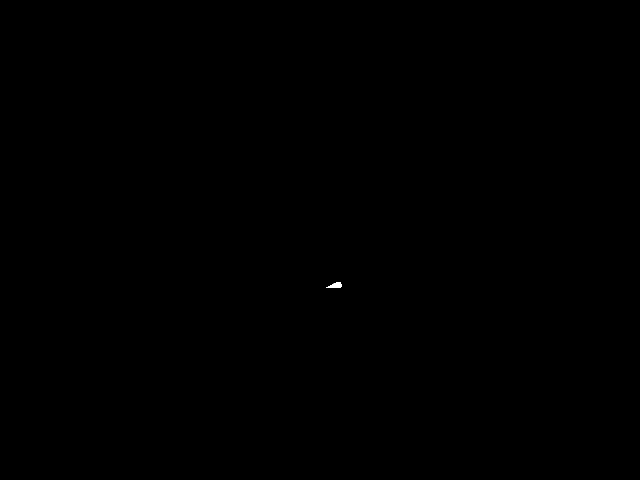
#> input picture image_task/image_preprocessing/test_data/0004.png, 1280 x 960 px (shown at 1/2 size); its folder holds only this picture in this run
$ python blue_binary.py
#> lines starting #> are read from the running program, lines starting #| are printed output that depends on the picture; after the words box and inside, x2 and y2 are one past the last pixel; in counts of white or black regions, pixels touching at a corner belong together
import cv2
import os
from itertools import combinations
import numpy as np
from math import atan2


# [26 lines left out: function kapur_threshold, not called in this run]


def _get_regions_entropy(hist, c_hist, thresholds):
    """Get the total entropy of regions for a given set of thresholds"""

    total_entropy = 0
    for i in range(len(thresholds) - 1):
        # Thresholds
        t1 = thresholds[i] + 1
        t2 = thresholds[i + 1]

        # print(thresholds, t1, t2)

        # Cumulative histogram
        hc_val = c_hist[t2] - c_hist[t1 - 1]

        # Normalized histogram
        h_val = hist[t1:t2 + 1] / hc_val if hc_val > 0 else 1

        # entropy
        entropy = -(h_val * np.log(h_val + (h_val <= 0))).sum()

        # Updating total entropy
        total_entropy += entropy

    return total_entropy


def _get_thresholds(hist, c_hist, nthrs):
    """Get the thresholds that maximize the entropy of the regions
    @param hist: The normalized histogram of the image
    @type hist: ndarray
    @param c_hist: The cummuative normalized histogram of the image
    @type c_hist: ndarray
    @param nthrs: The number of thresholds
    @type nthrs: int
    """
    # Thresholds combinations
    thr_combinations = combinations(range(255), nthrs)

    max_entropy = 0
    opt_thresholds = None

    # Extending histograms for convenience
    # hist = np.append([0], hist)
    c_hist = np.append(c_hist, [0])

    for thresholds in thr_combinations:
        # Extending thresholds for convenience
        e_thresholds = [-1]
        e_thresholds.extend(thresholds)
        e_thresholds.extend([len(hist) - 1])

        # Computing regions entropy for the current combination of thresholds
        regions_entropy = _get_regions_entropy(hist, c_hist, e_thresholds)

        if regions_entropy > max_entropy:
            max_entropy = regions_entropy
            opt_thresholds = thresholds

    return opt_thresholds


def kapur_multithreshold(image, nthrs):
    """ Runs the Kapur's multi-threshold algorithm.
    Reference:
    Kapur, J. N., P. K. Sahoo, and A. K. C.Wong. ‘‘A New Method for Gray-Level
    Picture Thresholding Using the Entropy of the Histogram,’’ Computer Vision,
    Graphics, and Image Processing 29, no. 3 (1985): 273–285.
    @param image: The input image
    @type image: ndarray
    @param nthrs: The number of thresholds
    @type nthrs: int
    @return: The estimated threshold
    @rtype: int
    """
    # Histogran
    hist, _ = np.histogram(image, bins=range(256), density=True)

    # Cumulative histogram
    c_hist = hist.cumsum()

    return _get_thresholds(hist, c_hist, nthrs)


# [52 lines left out: functions getOrientation, angle_f, not called in this run]


if __name__ == "__main__":

    """
    1. Kapur threshold finder
    2. Max area contours select
    3. Find Angle FCA points
    """

    base_path = os.path.abspath(os.path.dirname("__file__"))

    if not os.path.exists(os.path.join(base_path, 'after_processing')):
        os.makedirs(os.path.join(base_path, 'after_processing'))

    saver_path = os.path.join(base_path, 'after_processing')

    img_path = os.path.join(base_path, 'test_data')

    img_list = os.listdir(img_path)

    img_list = [file for file in img_list if file.endswith('.png')]


    for img_n in img_list:

        img = cv2.imread(os.path.join(img_path, img_n), cv2.IMREAD_COLOR)
#> img is the input picture: shape (960, 1280, 3); values 0 (black) and 1 (white), 0.02% white; 1 white region, box (x1, y1, x2, y2) and area: (652, 564, 683, 576) 239
        # cv2.IMREAD_COLOR: b, g, r
        h, w, c = img.shape
#> h = 960; w = 1280; c = 3

        blue = np.zeros((h, w, 1), dtype=np.float32)

        blue = img[:,:,0]

        x, y, w, h = 520, 520, 320, 180
        crop = blue[y : y+h, x : x+w]
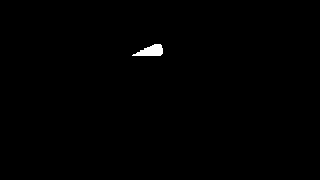
#> crop: shape (180, 320); values 0 (black) and 1 (white), 0.41% white; 1 white region, box (x1, y1, x2, y2) and area: (132, 44, 163, 56) 239

        threshold_value = kapur_multithreshold(crop, 2)
#> in kapur_multithreshold, `hist, _ = np.histogram(image, bins=range(256), density=True)`: hist = 255 values, max 0.996 at index 0, min 0 at index 2, mean 0.00392
#> in kapur_multithreshold, `c_hist = hist.cumsum()`: c_hist = 255 values from 0.996 to 1
#> in _get_thresholds, `c_hist = np.append(c_hist, [0])`: c_hist = 256 values, max 1 at index 1, min 0 at index 255, mean 0.996
#> the loop in _get_thresholds, `for thresholds in thr_combinations:` made 32385 passes
#> (regions_entropy, max_entropy) on pass 255: (0.0269, 0.0269)
#> max_entropy on pass 1: 9.21e-15
#> after the loop in _get_thresholds, `for thresholds in thr_combinations:`: max_entropy = 0.0269; opt_thresholds = (1, 2)
#> threshold_value = (1, 2)

        ret, final_image = cv2.threshold(crop, threshold_value[1], 255, cv2.THRESH_BINARY)
#> final_image: shape (180, 320); every value is 0
#> ret = 2

        contours, hierarchy = cv2.findContours(final_image, cv2.RETR_EXTERNAL, cv2.CHAIN_APPROX_NONE)
#> contours = []

        initial_contour_area = 0.0

        idx = 0

        for contour in contours:

            area = cv2.contourArea(contour)

            if area >= initial_contour_area:
                initial_contour_area = area
                best_contour = contour

            idx += 1
#> this loop made 0 passes
#> after the loop, idx = 0; initial_contour_area = 0

        final_image = cv2.cvtColor(final_image, cv2.COLOR_GRAY2BGR)
#> final_image: shape (180, 320, 3); every value is 0

#> (the run stopped early here; a loop or call above may not have finished)
